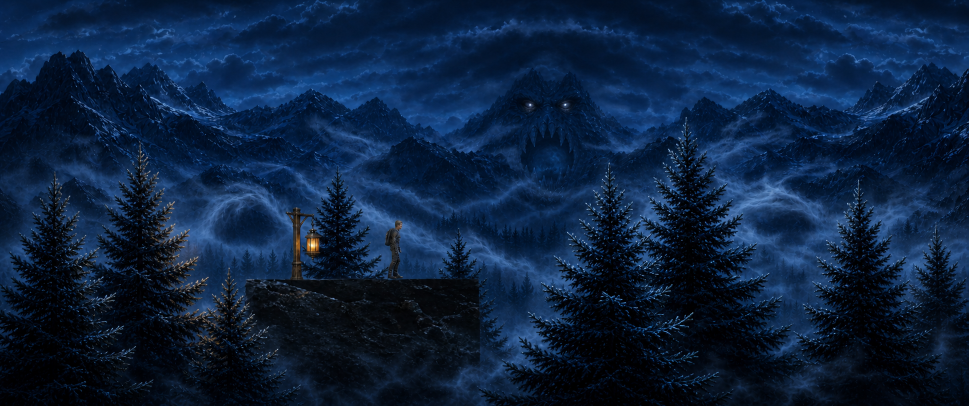
#> input picture ai-tools/2026-07-28-demon-mist-three-layer-background-mockup-v2.png, 1937 x 812 px (shown at 1/2 size)
$ python -i 2026-07-28-build-demon-mist-baked-motion-variant-v3.py   (imports and definitions only)
#> lines starting #> are read from the running program, lines starting #| are printed output that depends on the picture
#> further down, picture is the input picture: PIL image 1937x812 RGB; mean R, G, B 11.8, 32.9, 62.1
from __future__ import annotations

from pathlib import Path
import hashlib
import json
import math
import shutil
import subprocess

from PIL import Image, ImageChops, ImageDraw, ImageFilter, ImageOps


ROOT = Path(__file__).resolve().parents[1]
SOURCE = ROOT / "ai-tools" / "2026-07-28-demon-mist-three-layer-background-mockup-v2.png"
STEM = "2026-07-28-demon-mist-baked-motion-variant-v3"
FAR_PLATE = ROOT / "ai-tools" / f"{STEM}-far-plate.png"
MID_PLATE = ROOT / "ai-tools" / f"{STEM}-mist-demon-plate.png"
FORE_PLATE = ROOT / "ai-tools" / f"{STEM}-foreground-trees-plate.png"
POSTER = ROOT / "ai-tools" / f"{STEM}-poster.png"
OUTPUT = ROOT / "ai-tools" / f"{STEM}.mp4"
MANIFEST = ROOT / "ai-tools" / f"{STEM}-manifest.json"

FRAME_RATE = 60
DURATION_SECONDS = 8
FRAME_COUNT = FRAME_RATE * DURATION_SECONDS
FAR_ZOOM = 1.006
MID_ZOOM = 1.008
FAR_XY = (0.35, 0.25)
MID_XY = (2.4, 0.9)
MID_ZOOM_AMPLITUDE = 0.0015
FORE_XY = (0.45, 0.25)
FORE_SHEAR = 0.00115


def scaled(points: list[tuple[float, float]], size: tuple[int, int]):
    return [(int(x * size[0]), int(y * size[1])) for x, y in points]


# [33 lines left out: functions load_source, make_mid_mask, not called in this run]


def make_foreground_mask(source: Image.Image) -> Image.Image:
    width, height = source.size
#> width = 1937; height = 812
    darkness = ImageOps.grayscale(source).point(
        lambda value: max(0, min(255, round((106 - value) * 5.2)))
    )
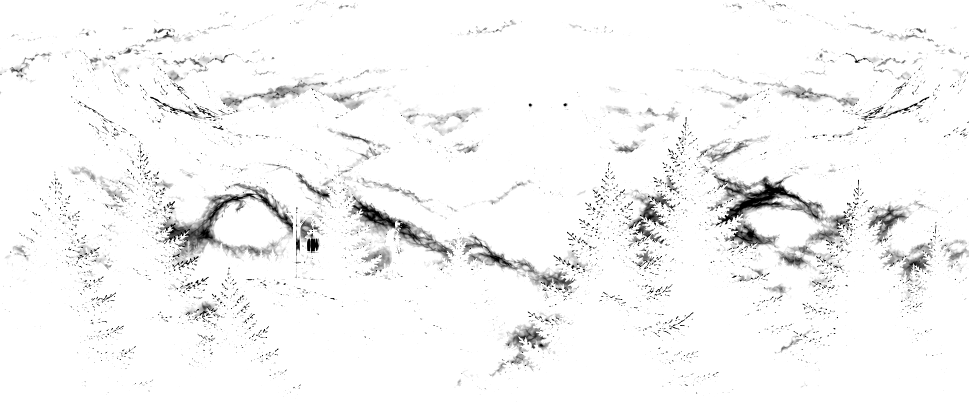
#> darkness: PIL image 1937x812 L (shown at 1/2 size); min 0, max 255, mean 245.4
    darkness = darkness.filter(ImageFilter.MaxFilter(9))
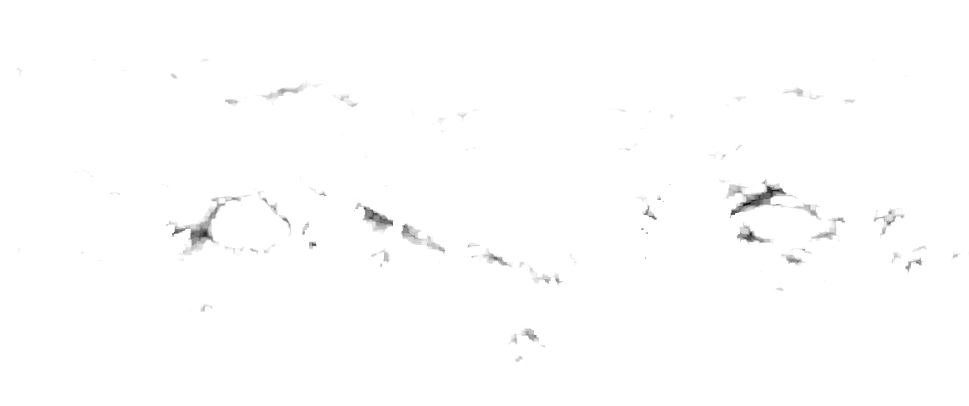
#> darkness: PIL image 1937x812 L (shown at 1/2 size); min 0, max 255, mean 253.9
    darkness = darkness.filter(ImageFilter.GaussianBlur(1.7))
    spatial = Image.new("L", source.size, 0)
#> spatial: PIL image 1937x812 L; every value is 0
    draw = ImageDraw.Draw(spatial)
    draw.polygon(
        scaled([(0, .30), (.18, .26), (.31, .55), (.35, 1), (0, 1)], source.size),
        fill=255,
    )
    draw.polygon(
        scaled([(.50, .31), (.76, .20), (.87, 1), (.47, 1)], source.size),
        fill=255,
    )
    draw.polygon(
        scaled([(.78, .32), (1, .27), (1, 1), (.73, 1)], source.size),
        fill=255,
    )
    spatial = spatial.filter(ImageFilter.GaussianBlur(8))
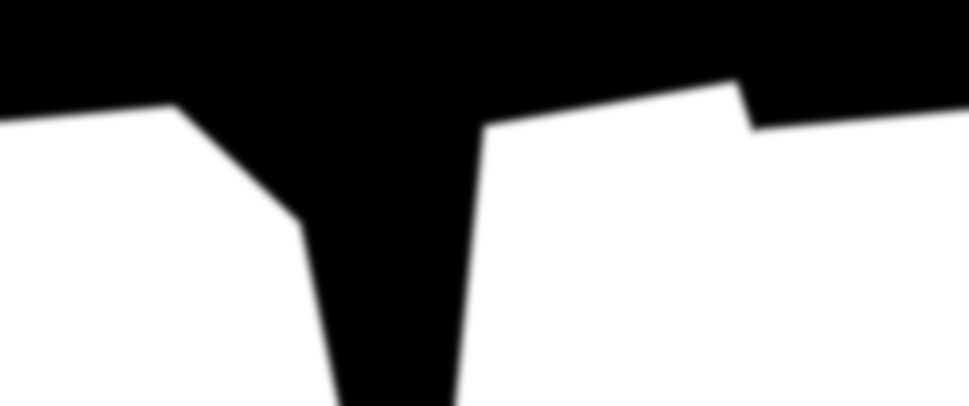
#> spatial: PIL image 1937x812 L (shown at 1/2 size); min 0, max 255, mean 150.5
    return ImageChops.subtract(
        ImageChops.multiply(darkness, spatial),
        make_protected_mask(source.size, blur=8),
    )
#> in make_protected_mask, `return mask.filter(ImageFilter.GaussianBlur(blur))`:
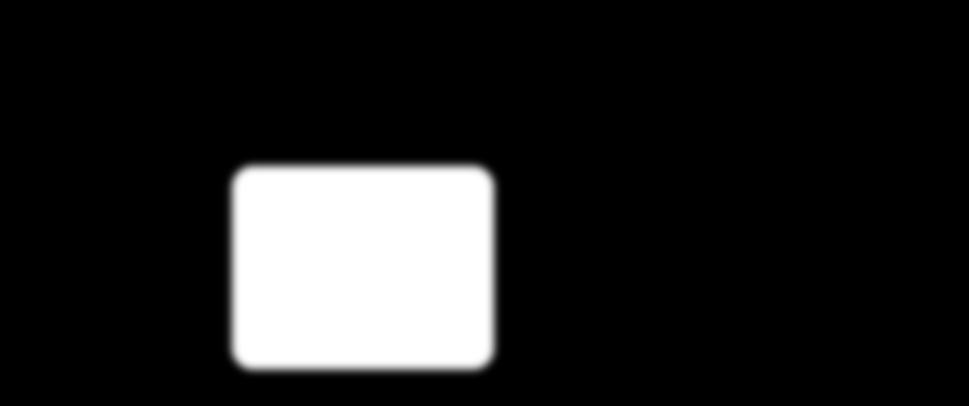
#> returned value: PIL image 1937x812 L (shown at 1/2 size); min 0, max 255, mean 34.3
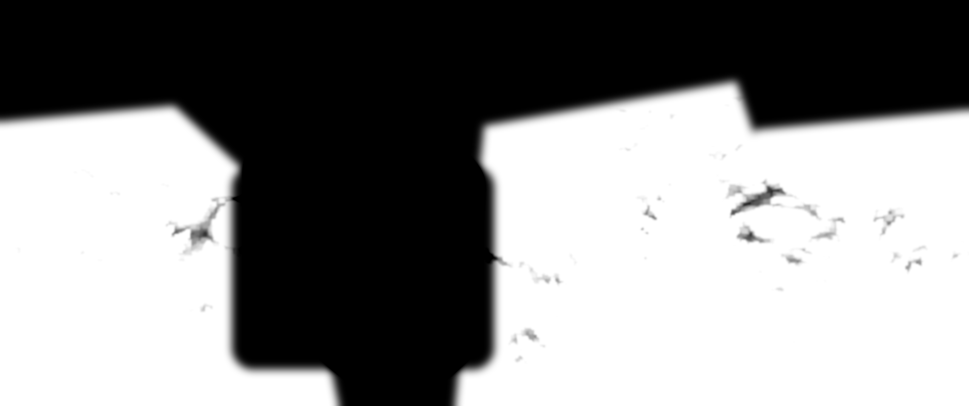
#> returned value: PIL image 1937x812 L (shown at 1/2 size); min 0, max 255, mean 137.2


def make_protected_mask(
    size: tuple[int, int],
    blur: float = 7,
) -> Image.Image:
    width, height = size
    mask = Image.new("L", size, 0)
    draw = ImageDraw.Draw(mask)
    draw.rounded_rectangle(
        (
            int(width * 0.24),
            int(height * 0.41),
            int(width * 0.51),
            int(height * 0.91),
        ),
        radius=42,
        fill=255,
    )
    return mask.filter(ImageFilter.GaussianBlur(blur))


# [177 lines left out: functions save_plates, transform_plate, render_frame, encode_video, inspect_video, main, not called in this run]


# [2 lines not run here, left out]

>>> from PIL import Image
>>> picture = Image.open('2026-07-28-demon-mist-three-layer-background-mockup-v2.png')
>>> result = make_foreground_mask(picture)

$ run again, on ai-tools/2026-07-28-demon-mist-three-layer-background-mockup-v1.png
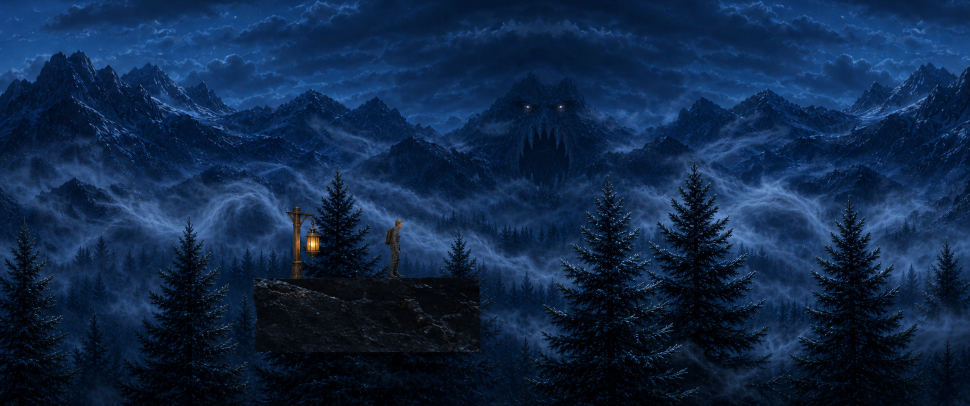
#> input picture ai-tools/2026-07-28-demon-mist-three-layer-background-mockup-v1.png, 1939 x 811 px (shown at 1/2 size)
#> picture is the input picture: PIL image 1939x811 RGB; mean R, G, B 15.3, 39, 71.7
#> in make_foreground_mask, `darkness = darkness.filter(ImageFilter.MaxFilter(9))`:
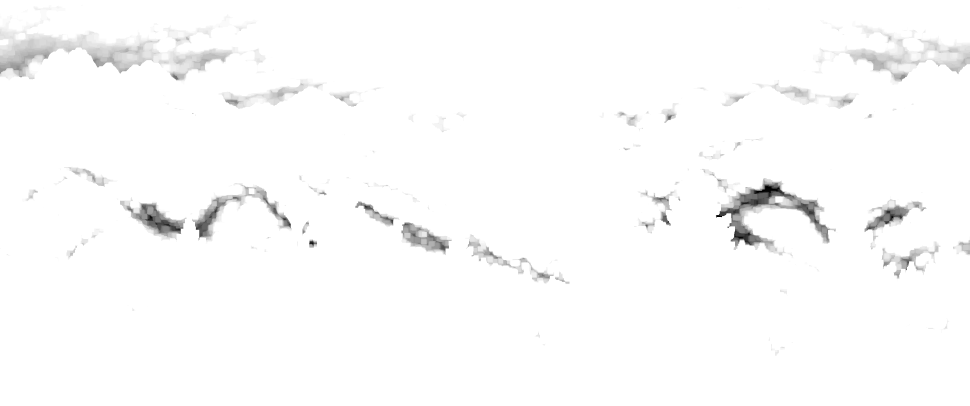
#> darkness: PIL image 1939x811 L (shown at 1/2 size); min 0, max 255, mean 251.4
#> in make_foreground_mask, `return ImageChops.subtract( ImageChops.multiply(darkness, spatial), ma..`:
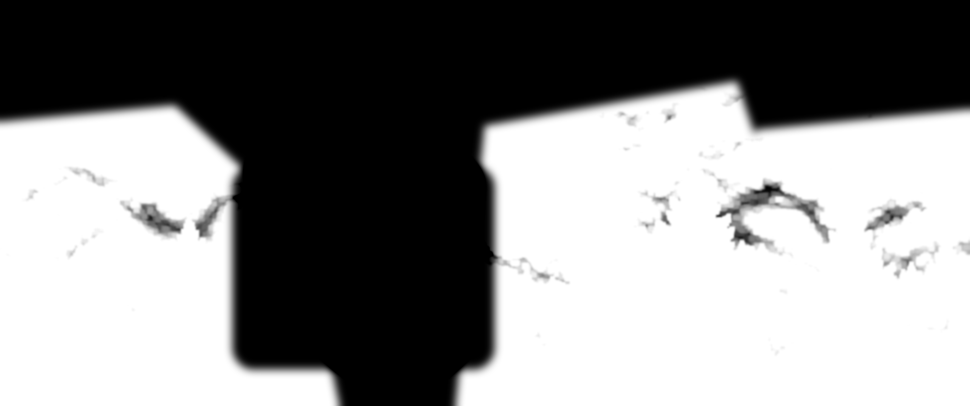
#> returned value: PIL image 1939x811 L (shown at 1/2 size); min 0, max 255, mean 136
